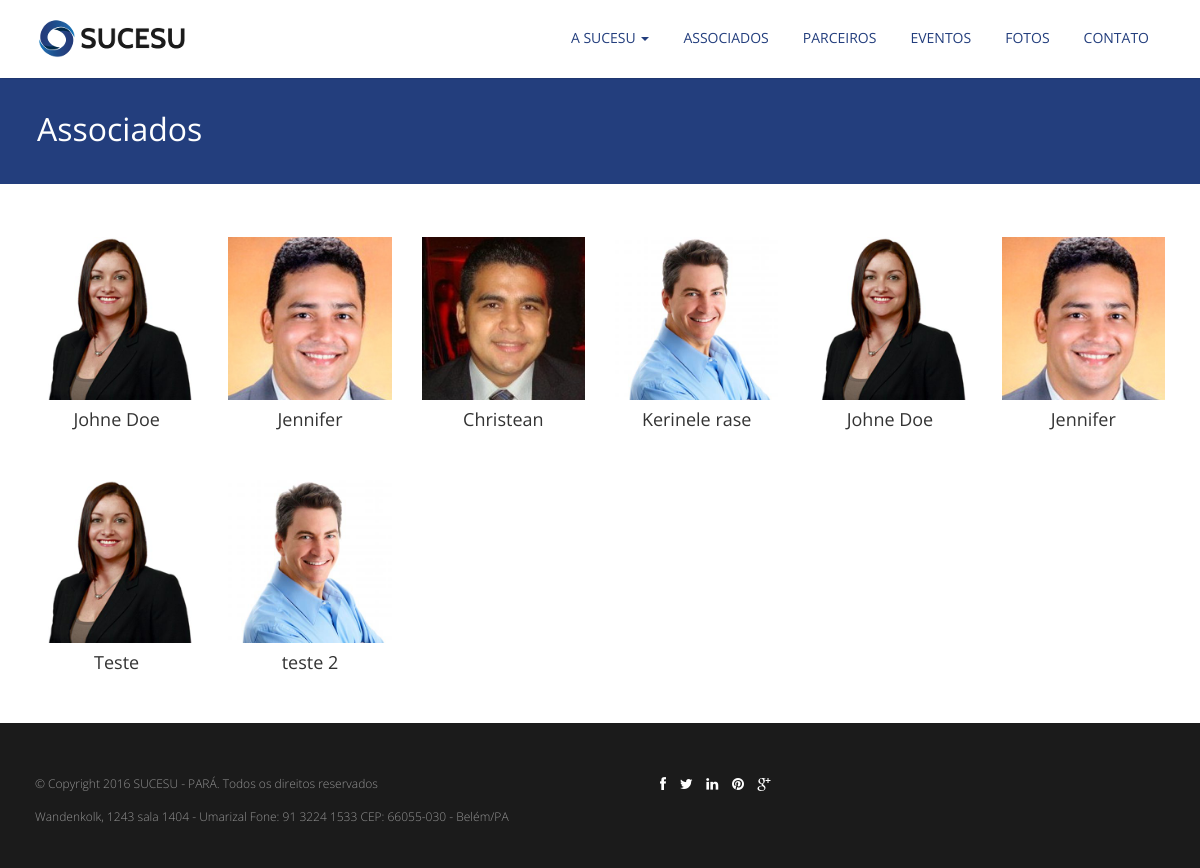
The page /associados/ on the database its author committed.
### sucesuview/models.py (models this page shows)
class Associado(models.Model):
    nome = models.CharField(max_length=200)
    imagem = models.ImageField(upload_to='images/associados/%Y-%m/%d')

### sucesuview/views.py (the view)
# urls.py: path('associados/', views.associados, name='associados'),
def associados(request):
    associados = Associado.objects.all()
    return render(request, 'sucesuview/associados.html', {'associados': associados})

### sucesuview/templates/sucesuview/associados.html
{% extends 'sucesuview/base.html' %}
{% load staticfiles%}
{% block content %}
<section id="inner-headline">
	<div class="container">
		<div class="row">
			<div class="col-lg-12">
				<h2 class="pageTitle">Associados</h2>
			</div>
		</div>
	</div>
</section>
<section id="content">
	<div class="container">
		<br>
		<div class="team-six">
			{% for associado in associados %}
				{% if forloop.counter0|divisibleby:6 %}
					<div class="row">
				{% endif %}
				<div class="col-md-2 col-xs-6">
					<div class="team-member">
						<img class="img-responsive" src="{{ associado.imagem.url }}" alt="">
						<h4 class="text-center"> {{ associado.nome }} </h4>
					</div>
				</div>
				{% if forloop.counter|divisibleby:6 or forloop.last  %}
					</div>
				{% endif %}
			{% endfor %}
			</div>
		</div>
</section>
{% endblock %}

### sucesuview/static/css/style.css (style rules this page uses)
body { font-family:'Open Sans', Arial, sans-serif; font-size:14px; font-weight:300; line-height:1.6em; color:#656565; background: #fff; }
h1,h2, h3, h4, h5, h6 { font-family:'Open Sans', Arial, sans-serif; font-weight: normal; line-height:1.1em; color:#333; margin-bottom: 20px; }
.container { padding:0 20px 0 20px; position:relative; }
.row,.row-fluid { margin-bottom:30px; }
.pageTitle { color: #fff; margin: 30px 0 3px; display: inline-block; }
#content { position:relative; padding: 30px 0 0px 0; min-height: 53vh; }
#content img { max-width:auto; height:auto; }
#inner-headline { background: #233E7D;position: relative;margin: 0;margin-top: 76px;padding: 0; }
#inner-headline h2.pageTitle { color: #FFFFFF; padding: 5px 0 5px 2px; text-align: left; display:block; font-size: 32px; font-weight: normal; position: relative; }

### rows shown on the page
Associado: imagem (picture), nome "Johne Doe"
Associado: imagem (picture), nome "Jennifer"
Associado: imagem (picture), nome "Christean"
Associado: imagem (picture), nome "Kerinele rase"
Associado: imagem (picture), nome "Johne Doe"
Associado: imagem (picture), nome "Jennifer"
Associado: imagem (picture), nome "Teste"
Associado: imagem (picture), nome "teste 2"
